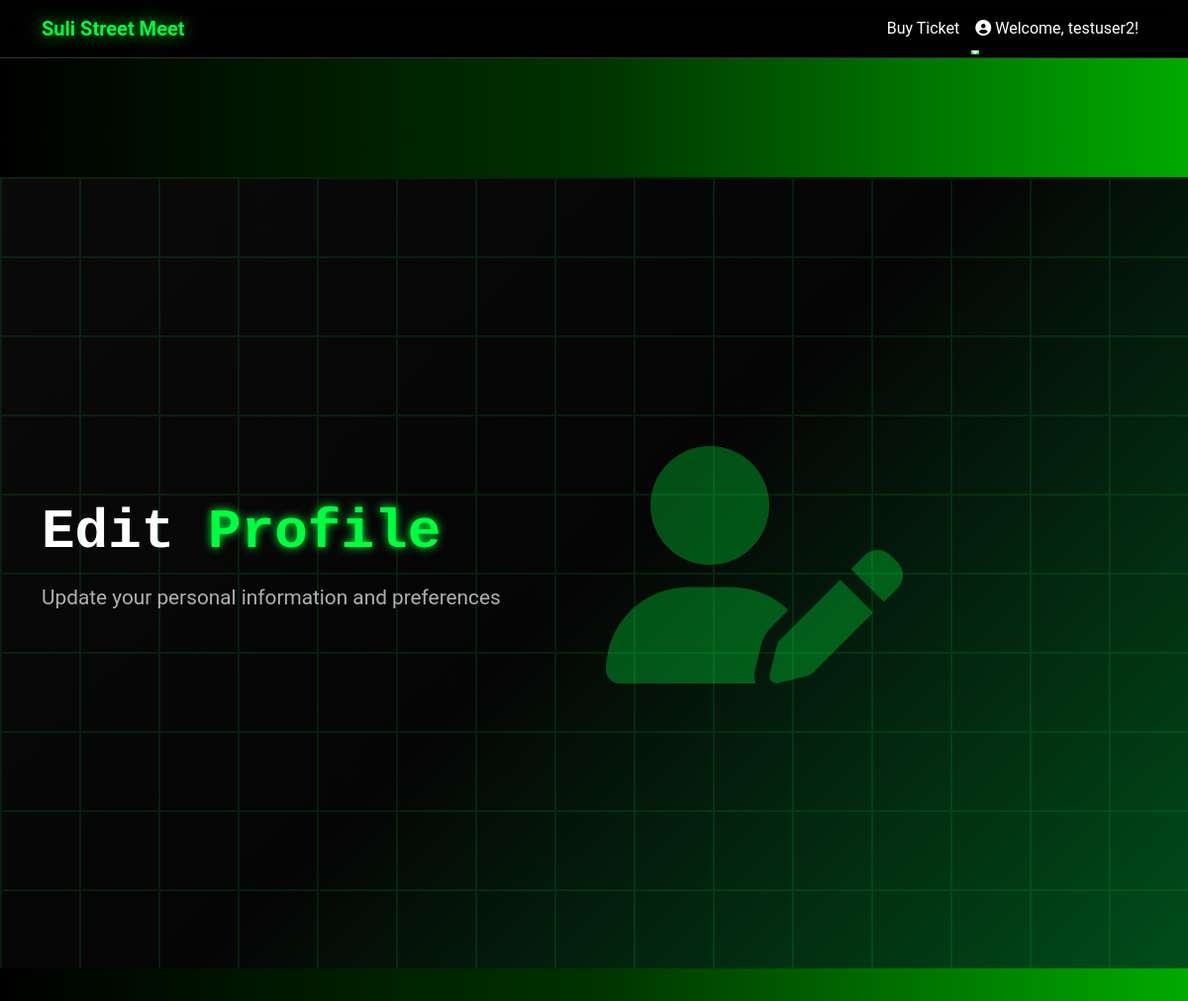
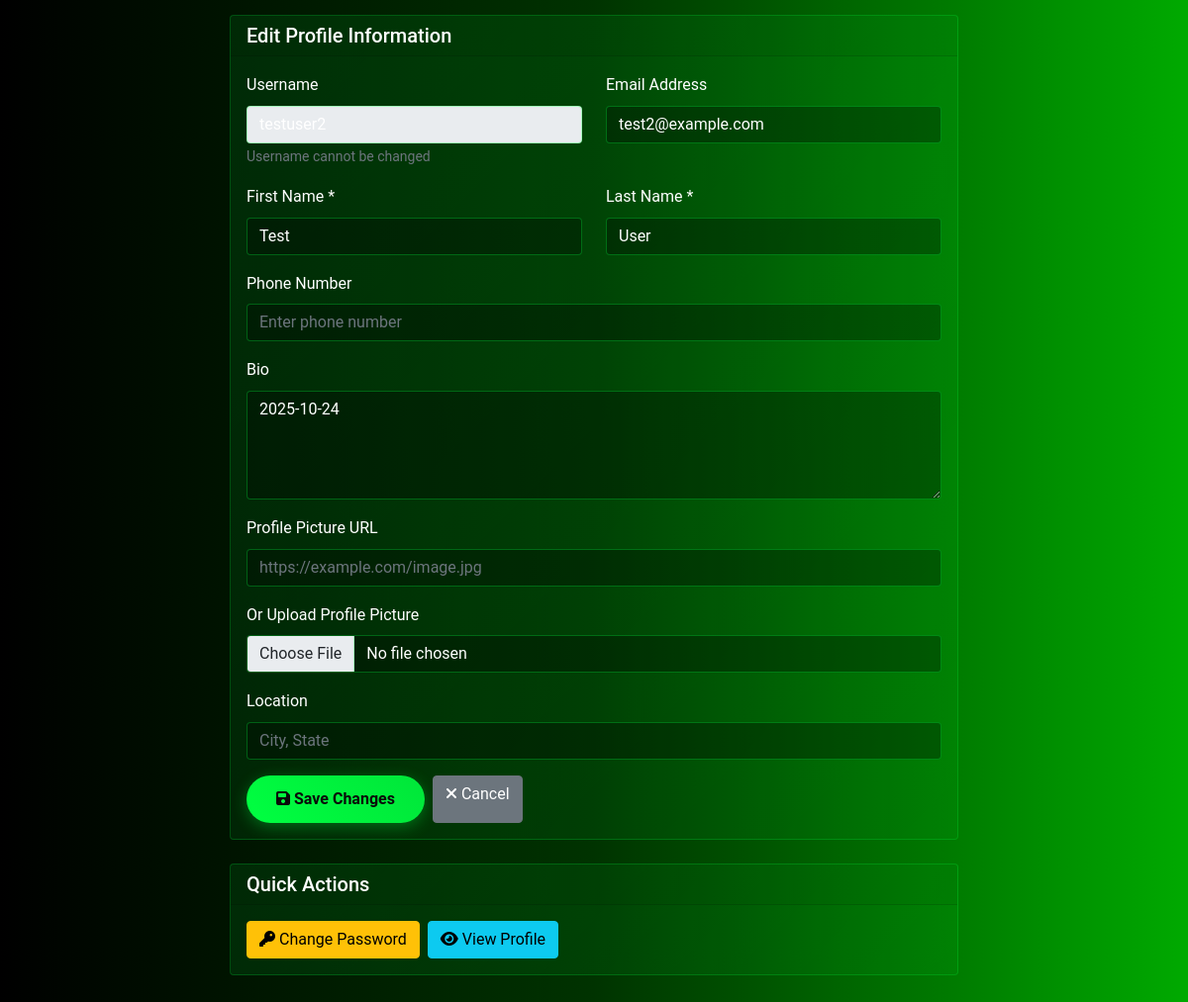
The page /edit_profile (signed in) on the database its author committed (2 pictures, top to bottom).
### tables this page shows
CREATE TABLE members (
                    MemberID INTEGER PRIMARY KEY AUTOINCREMENT,
                    Username TEXT UNIQUE NOT NULL,
                    Password TEXT NOT NULL,
                    Email TEXT UNIQUE NOT NULL,
                    FirstName TEXT NOT NULL,
                    LastName TEXT NOT NULL,
                    Phone TEXT,
                    Bio TEXT,
                    ProfilePicture TEXT,
                    Location TEXT,
                    JoinDate TEXT DEFAULT CURRENT_DATE
                );

### app.py (the view, shortened to what this page needs)
@app.route('/edit_profile', methods=['GET', 'POST'])
@login_required
def edit_profile():
    try:
        user = db_manager.execute_query(
            "SELECT * FROM members WHERE MemberID = ?",
            [session['user_id']]
        )
        if user:
            return render_template('edit_profile.html', user=user[0], current_user=user[0])
        else:
            flash('User not found', 'error')
            return redirect(url_for('dashboard'))
    except Exception as e:
        logger.error(f"Edit profile load error: {e}")
        flash('Error loading profile', 'error')
        return redirect(url_for('dashboard'))

### app.py (called while the page is built, shortened)
def login_required(f):
    @wraps(f)
    def decorated_function(*args, **kwargs):
        logger.info(f"Checking login for {request.endpoint}, user_id in session: {'user_id' in session}")
        return f(*args, **kwargs)
    return decorated_function

### database_manager_hybrid.py (called while the page is built)
    def execute_query(self, query, params=None):
        return self.db_manager.execute_query(query, params)

### database_manager_sqlite.py (called while the page is built)
    @contextmanager
    def get_db_connection(self):
        conn = None
        try:
            conn = sqlite3.connect(self.db_path)
            logger.info("SQLite database connection established")
            yield conn
        except Exception as e:
            logger.error(f"Database connection error: {e}")
            raise
        finally:
            if conn:
                conn.close()
                logger.info("Database connection closed")

    def execute_query(self, query, params=None):
        try:
            with self.get_db_connection() as conn:
                cursor = conn.cursor()
                if params:
                    cursor.execute(query, params)
                else:
                    cursor.execute(query)
                if query.strip().upper().startswith('SELECT'):
                    result = cursor.fetchall()
                    return result
                else:
                    conn.commit()
                    return cursor.rowcount > 0
        except Exception as e:
            logger.error(f"Query execution error: {e}")
            raise

### permissions_manager.py (called while the page is built)
def get_user_role(user_id):
    permissions = PermissionManager.get_user_permissions(user_id)
    if not permissions:
        return 'member'
    if permissions['can_edit_members']:
        return 'admin'
    elif permissions['can_post_events'] or permissions['can_manage_vehicles']:
        return 'moderator'
    else:
        return 'member'

    @staticmethod
    def get_user_permissions(user_id):
        try:
            permissions = db_manager.execute_query(
                "SELECT * FROM permissions WHERE MemberID = ?",
                [user_id]
            )
            if permissions:
                return {
                    'can_edit_members': bool(permissions[0][2]),
                    'can_post_events': bool(permissions[0][3]),
                    'can_manage_vehicles': bool(permissions[0][4])
                }
            return None
        except Exception as e:
            print(f"Error getting permissions: {e}")
            return None

### templates/edit_profile.html (shortened to what this page needs)
{% extends "base_readonly.html" %}
{% block content %}
<div class="dashboard-section">
    <div class="hero-section">
        <div class="container">
            <div class="row align-items-center">
                <div class="col-lg-6 animate-fade-in">
                    <h1 class="hero-title">
                        Edit <span class="text-green">Profile</span>
                    </h1>
                    <p class="hero-subtitle">
                        Update your personal information and preferences
                    </p>
                </div>
                <div class="col-lg-6 animate-slide-in">
                    <div class="car-silhouette">
                        <i class="fas fa-user-edit"></i>
                    </div>
                </div>
            </div>
        </div>
    </div>
    <div class="container mt-5">
        <div class="row justify-content-center">
            <div class="col-lg-8">
                <div class="card">
                    <div class="card-header">
                        <h5 class="mb-0">Edit Profile Information</h5>
                    </div>
                    <div class="card-body">
                        <form method="POST" action="{{ url_for('edit_profile') }}" enctype="multipart/form-data">
                            <div class="row">
                                <div class="col-md-6">
                                    <div class="mb-3">
                                        <label class="form-label">Username</label>
                                        <input type="text" class="form-control" value="{{ user[1] }}" readonly>
                                        <small class="form-text text-muted">Username cannot be changed</small>
                                    </div>
                                </div>
                                <div class="col-md-6">
                                    <div class="mb-3">
                                        <label class="form-label">Email Address</label>
                                        <input type="email" class="form-control" name="email" value="{{ user[3] }}" required>
                                    </div>
                                </div>
                            </div>
                            <div class="row">
                                <div class="col-md-6">
                                    <div class="mb-3">
                                        <label class="form-label">First Name *</label>
                                        <input type="text" class="form-control" name="first_name" value="{{ user[4] }}" required>
                                    </div>
                                </div>
                                <div class="col-md-6">
                                    <div class="mb-3">
                                        <label class="form-label">Last Name *</label>
                                        <input type="text" class="form-control" name="last_name" value="{{ user[5] }}" required>
                                    </div>
                                </div>
                            </div>
                            <div class="mb-3">
                                <label class="form-label">Phone Number</label>
                                <input type="tel" class="form-control" name="phone" value="{{ user[9] if user|length > 9 and user[9] else '' }}" placeholder="Enter phone number">
                            </div>
                            <div class="mb-3">
                                <label class="form-label">Bio</label>
                                <textarea class="form-control" name="bio" rows="4" placeholder="Tell us about yourself...">{{ user[10] if user|length > 10 and user[10] else '' }}</textarea>
                            </div>
                            <div class="mb-3">
                                <label class="form-label">Profile Picture URL</label>
                                <input type="url" class="form-control" name="profile_picture" value="{{ user[11] if user|length > 11 and user[11] else '' }}" placeholder="https://example.com/image.jpg">
                            </div>
                            <div class="mb-3">
                                <label class="form-label">Or Upload Profile Picture</label>
                                <input type="file" class="form-control" name="profile_picture_file" accept="image/*">
                            </div>
                            <div class="mb-3">
                                <label class="form-label">Location</label>
                                <input type="text" class="form-control" name="location" value="{{ user[12] if user|length > 12 and user[12] else '' }}" placeholder="City, State">
                            </div>
                            <div class="d-flex gap-2">
                                <button type="submit" class="btn btn-primary">
                                    <i class="fas fa-save"></i> Save Changes
                                </button>
                                <a href="{{ url_for('profile') }}" class="btn btn-secondary">
                                    <i class="fas fa-times"></i> Cancel
                                </a>
                            </div>
                        </form>
                    </div>
                </div>
                <div class="card mt-4">
                    <div class="card-header">
                        <h5 class="mb-0">Quick Actions</h5>
                    </div>
                    <div class="card-body">
                        <div class="d-flex gap-2">
                            <a href="{{ url_for('change_password') }}" class="btn btn-warning">
                                <i class="fas fa-key"></i> Change Password
                            </a>
                            <a href="{{ url_for('profile') }}" class="btn btn-info">
                                <i class="fas fa-eye"></i> View Profile
                            </a>
                        </div>
                    </div>
                </div>
            </div>
        </div>
    </div>
</div>
{% endblock %}

### templates/base_readonly.html (shortened to what this page needs)
<!DOCTYPE html>
<html lang="en">
<head>
    <link href="https://cdn.jsdelivr.net/npm/bootstrap@5.1.3/dist/css/bootstrap.min.css" rel="stylesheet">
    <link rel="stylesheet" href="https://cdnjs.cloudflare.com/ajax/libs/font-awesome/6.4.0/css/all.min.css">
    <link rel="stylesheet" href="{{ url_for('static', filename='css/style.css') }}">
</head>
<body>
    <nav class="navbar navbar-expand-lg navbar-dark bg-dark">
        <div class="container">
            <a class="navbar-brand" href="{{ url_for('dashboard') }}" style="color: var(--primary-green); text-shadow: 0 0 15px rgba(0, 255, 65, 0.6), 0 0 30px rgba(0, 255, 65, 0.4), 0 0 45px rgba(0, 255, 65, 0.2); font-weight: 700;">Suli Street Meet</a>
            <div class="collapse navbar-collapse" id="navbarNav">
                <ul class="navbar-nav ms-auto">
                    {% if session.user_id %}
                    <li class="nav-item">
                        <a class="nav-link" href="{{ url_for('ticket.buy_ticket') }}" style="color: var(--primary-green);">Buy Ticket</a>
                    </li>
                    <li class="nav-item dropdown">
                        <a class="nav-link dropdown-toggle" href="#" id="userDropdown" role="button" data-bs-toggle="dropdown" aria-expanded="false">
                            <i class="fas fa-user-circle"></i> Welcome, {{ session.username }}!
                        </a>
                    </li>
                    {% endif %}
                </ul>
            </div>
        </div>
    </nav>
    {% block content %}{% endblock %}
</body>
</html>

### static/css/style.css (style rules this page uses)
:root { --primary-green: #00ff41; --secondary-green: #00e639; --dark-green: #004d1a; --neon-green: #39ff14; --bg-dark: #0a0a0a; --bg-darker: #050505; --text-light: #ffffff; --text-muted: #b0b0b0; --border-color: #333333; }
* { margin: 0; padding: 0; box-sizing: border-box; }
body { font-family: 'Roboto', sans-serif; background: var(--bg-dark); color: var(--text-light); line-height: 1.6; overflow-x: hidden; }
.navbar { background: rgba(0, 0, 0, 0.9) !important; backdrop-filter: blur(10px); border-bottom: 1px solid var(--border-color); }
.navbar-nav .nav-link { color: var(--text-light) !important; transition: all 0.3s ease; position: relative; }
.navbar-nav .nav-link::after { content: ''; position: absolute; width: 0; height: 2px; bottom: -5px; left: 0; background: var(--primary-green); transition: width 0.3s ease; }
.hero-section { min-height: 100vh; display: flex; align-items: center; background: linear-gradient(135deg, var(--bg-dark) 0%, var(--bg-darker) 50%, var(--dark-green) 100%); position: relative; overflow: hidden; }
.hero-section::before { content: ''; position: absolute; top: 0; left: 0; right: 0; bottom: 0; animation: grid-move 20s linear infinite; pointer-events: none; z-index: 0; }
.hero-title { font-family: 'Orbitron', monospace; font-size: 3.5rem; font-weight: 900; margin-bottom: 1rem; animation: fade-in-up 1s ease-out; }
.hero-subtitle { font-size: 1.3rem; color: var(--text-muted); margin-bottom: 2rem; animation: fade-in-up 1s ease-out 0.2s both; }
.text-green { color: var(--primary-green); text-shadow: 0 0 10px var(--primary-green); }
.btn-primary { background: linear-gradient(45deg, var(--primary-green), var(--secondary-green)); border: none; color: var(--bg-dark); font-weight: 600; padding: 12px 30px; border-radius: 50px; transition: all 0.3s ease; box-shadow: 0 4px 15px rgba(0, 255, 65, 0.3); }
.car-silhouette { font-size: 15rem; color: var(--primary-green); opacity: 0.3; animation: float 3s ease-in-out infinite; }
.form-control { background: rgba(255, 255, 255, 0.1); border: 1px solid var(--border-color); color: var(--text-light); transition: all 0.3s ease; }
.dashboard-section { padding: 120px 0 60px; background: linear-gradient(90deg, #000000 0%, #003300 50%, #00aa00 100%); min-height: 100vh; }
.animate-fade-in { animation: fade-in-up 1s ease-out; }
.animate-slide-in { animation: slide-in-right 1s ease-out 0.6s both; }

### templates/edit_profile.html (style rules this page uses)
.card { background: linear-gradient(135deg, rgba(0, 255, 65, 0.1), rgba(0, 255, 65, 0.05)); border: 1px solid rgba(0, 255, 65, 0.2); }
.form-control { background-color: rgba(0, 0, 0, 0.3); border: 1px solid rgba(0, 255, 65, 0.3); color: var(--text-light); }

### rows shown on the page
members: username "testuser2", Username "testuser2", email "test2@example.com", first_name "Test", last_name "User", bio "2025-10-24"
